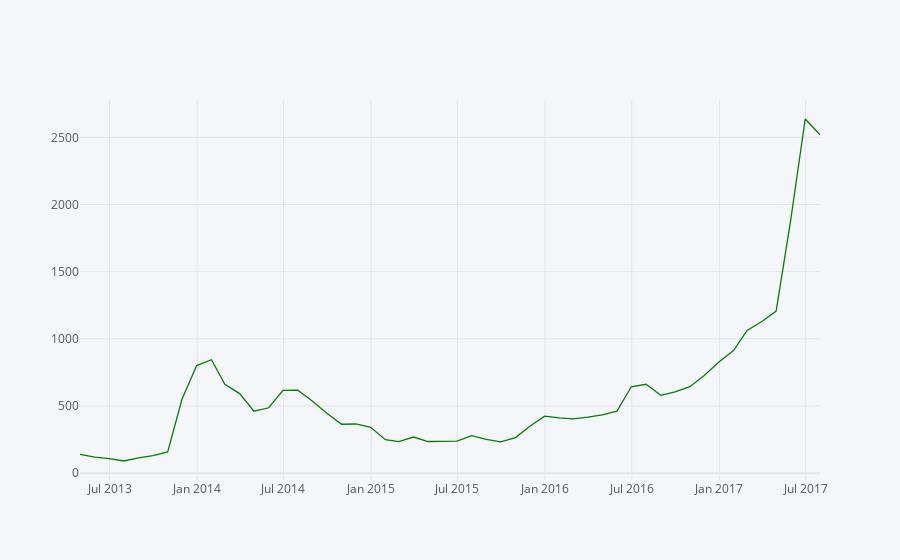

Notebook cell for this chart:
### Code cell
data1['Close'].resample('m').mean().iplot(color='Green')

### Figure 1 — Plotly figure (JSON) as saved in the notebook; plotly's stock layout.template omitted (floating-point values rounded to 4 significant figures)
{"data": [{"line": {"color": "rgba(0, 128, 0, 1.0)", "dash": "solid", "shape": "linear", "width": 1.3}, "mode": "lines", "name": "Close", "text": "", "type": "scatter", "x": ["2013-04-30", "2013-05-31", "2013-06-30", "2013-07-31", "2013-08-31", "2013-09-30", "2013-10-31", "2013-11-30", "2013-12-31", "2014-01-31", "2014-02-28", "2014-03-31", "2014-04-30", "2014-05-31", "2014-06-30", "2014-07-31", "2014-08-31", "2014-09-30", "2014-10-31", "2014-11-30", "2014-12-31", "2015-01-31", "2015-02-28", "2015-03-31", "2015-04-30", "2015-05-31", "2015-06-30", "2015-07-31", "2015-08-31", "2015-09-30", "2015-10-31", "2015-11-30", "2015-12-31", "2016-01-31", "2016-02-29", "2016-03-31", "2016-04-30", "2016-05-31", "2016-06-30", "2016-07-31", "2016-08-31", "2016-09-30", "2016-10-31", "2016-11-30", "2016-12-31", "2017-01-31", "2017-02-28", "2017-03-31", "2017-04-30", "2017-05-31", "2017-06-30", "2017-07-31"], "y": [139.2, 120.0, 107.8, 90.51, 113.9, 130.1, 158.3, 550.4, 800.8, 844.2, 661.6, 592.2, 461.4, 486.7, 615.9, 618.0, 536.1, 445.2, 364.1, 366.1, 341.3, 248.8, 234.2, 269.0, 235.5, 237.0, 238.1, 279.6, 250.7, 233.6, 264.9, 348.9, 424.5, 410.8, 404.4, 416.5, 434.3, 462.0, 642.9, 661.4, 579.6, 605.8, 643.5, 726.3, 828.1, 914.9, 1063.0, 1129.0, 1207.0, 1895.0, 2636.0, 2519.0]}], "layout": {"legend": {"bgcolor": "#F5F6F9", "font": {"color": "#4D5663"}}, "paper_bgcolor": "#F5F6F9", "plot_bgcolor": "#F5F6F9", "title": {"font": {"color": "#4D5663"}}, "xaxis": {"gridcolor": "#E1E5ED", "showgrid": true, "tickfont": {"color": "#4D5663"}, "title": {"font": {"color": "#4D5663"}, "text": ""}, "zerolinecolor": "#E1E5ED"}, "yaxis": {"gridcolor": "#E1E5ED", "showgrid": true, "tickfont": {"color": "#4D5663"}, "title": {"font": {"color": "#4D5663"}, "text": ""}, "zerolinecolor": "#E1E5ED"}}}
